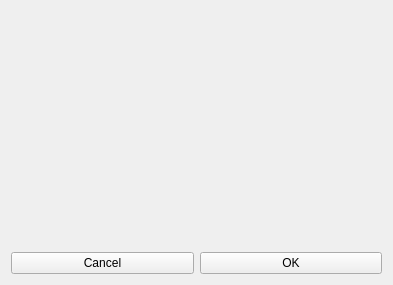
<?xml version="1.0" encoding="UTF-8"?>
<ui version="4.0">
 <class>ColorPicker</class>
 <widget class="QDialog" name="ColorPicker">
  <property name="geometry">
   <rect>
    <x>0</x>
    <y>0</y>
    <width>393</width>
    <height>285</height>
   </rect>
  </property>
  <property name="windowTitle">
   <string>Dialog</string>
  </property>
  <layout class="QVBoxLayout" name="verticalLayout" stretch="1,0">
   <item>
    <widget class="ColorPickerWidget" name="pickerWidget" native="true"/>
   </item>
   <item>
    <layout class="QHBoxLayout" name="horizontalLayout">
     <property name="topMargin">
      <number>0</number>
     </property>
     <item>
      <widget class="QPushButton" name="cancelButton">
       <property name="text">
        <string>Cancel</string>
       </property>
       <property name="autoDefault">
        <bool>false</bool>
       </property>
      </widget>
     </item>
     <item>
      <widget class="QPushButton" name="okayButton">
       <property name="text">
        <string>OK</string>
       </property>
       <property name="autoDefault">
        <bool>false</bool>
       </property>
      </widget>
     </item>
    </layout>
   </item>
  </layout>
 </widget>
 <customwidgets>
  <customwidget>
   <class>ColorPickerWidget</class>
   <extends>QWidget</extends>
   <header>colorpickerwidget.h</header>
   <container>1</container>
  </customwidget>
 </customwidgets>
 <resources/>
 <connections/>
</ui>
